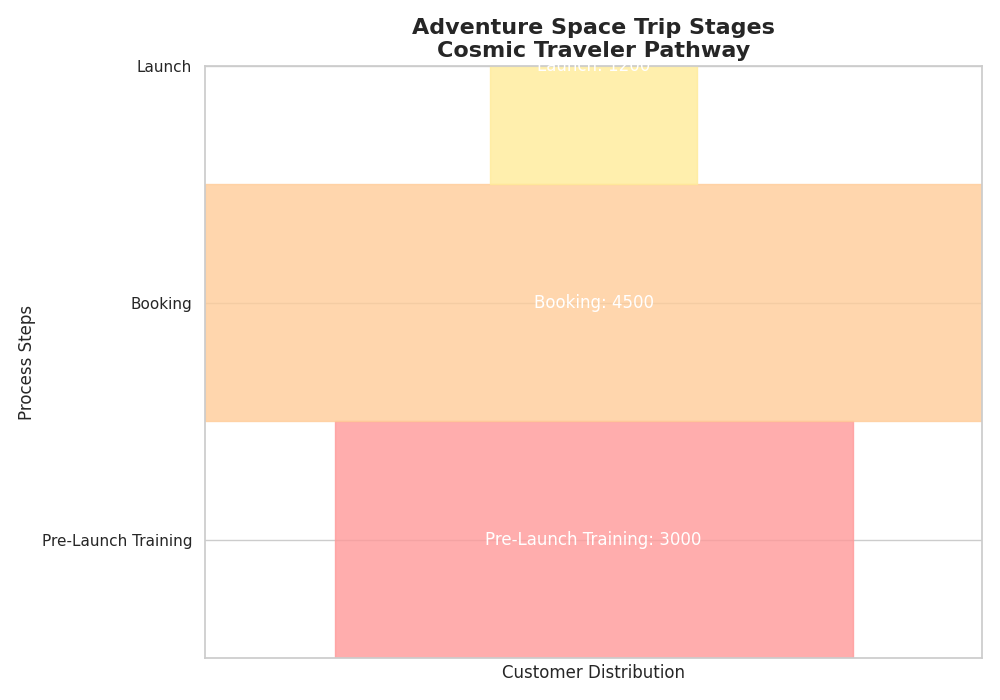

Write Python code to recreate this figure.
import matplotlib.pyplot as plt
import matplotlib.patches as patches
import numpy as np

# Data for the funnel stages after removing "Inquiry" and "Initial Interest"
stages = ["Launch", "Booking", "Pre-Launch Training"]
customers = np.array([1200, 4500, 3000])

# Normalize data for funnel width
funnel_widths = customers / float(max(customers))

# Reverse data order for plotting from top to bottom
stages = stages[::-1]
funnel_widths = funnel_widths[::-1]

# Define a new set of colors for the stages
colors = ['#ff9999', '#ffcc99', '#ffeb99']  # New colors: shades of peach/orange

# Create figure and axes
fig, ax = plt.subplots(figsize=(10, 7))

# Plotting the funnel using rectangles
for i in range(len(stages)):
    x1 = -funnel_widths[i] / 2
    x2 = funnel_widths[i] / 2
    y1 = i
    y2 = i + 1
    ax.add_patch(patches.Rectangle((x1, y1), funnel_widths[i], 1, color=colors[i], alpha=0.8))

    # Annotate the stage name and customer count
    ax.text(0, i + 0.5, f"{stages[i]}: {customers[::-1][i]}", fontsize=12, va='center', ha='center', color='white')

# Title and labels
plt.title("Adventure Space Trip Stages\nCosmic Traveler Pathway", fontsize=16, fontweight='bold')
plt.xlabel('Customer Distribution', fontsize=12)
plt.ylabel('Process Steps', fontsize=12)

# Adjust y-ticks
plt.yticks(np.arange(0.5, len(stages) + 0.5), stages)

# Hide x-ticks and set limits
plt.xticks([])
plt.xlim([-0.5, 0.5])

# Ensure layout is optimal
plt.tight_layout()

# Show plot
plt.show()
